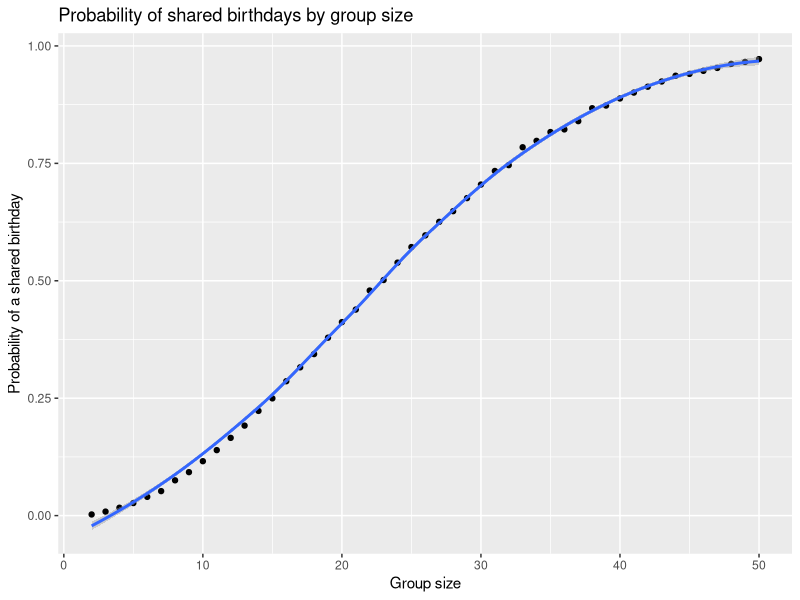

This chart was generated by the following R code:
## ---- chunk 1
library(tidyverse)
set.seed(1)
## ---- chunk 2
birthday_sim = function(n) {
  
  birthdays = sample(1:365, size = n, replace = TRUE)
  
  any(duplicated(birthdays))
  
}
## ---- chunk 3
sim_results = 
  expand_grid(
    group_size = 2:50, 
    iter = 1:10000
  ) |>
  mutate(
    shared_birthday = map_lgl(group_size, birthday_sim)
  )
## ---- chunk 4
birthday_probs = 
  sim_results |>
  group_by(group_size) |>
  summarize(
    probability = mean(shared_birthday)
  )
## ---- chunk 5
birthday_probs |> 
  ggplot(aes(x = group_size, y = probability)) + 
  geom_point() + 
  geom_smooth() +
  labs(
    title = "Probability of shared birthdays by group size", 
    x = "Group size", 
    y = "Probability of a shared birthday"
  )
